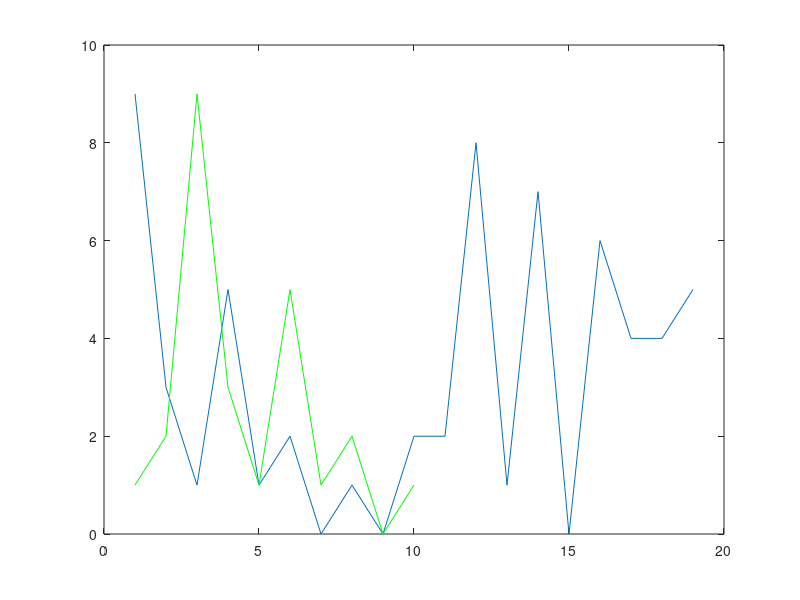

Source code (MATLAB): (Note: this script raises an error after producing the figure.)
X = [9,3,1,5,1,2,0,1,0,2,2,8,1,7,0,6,4,4,5];
Y = [1,2,9,3,1,5,1,2,0,1];

figure
plot([1:size(X,2)], X)
hold on
plot([1:size(Y,2)], Y, 'g')

% compute distance matrix
for i=1:size(X,2)
    for j =1:size(Y,2)
        cost(i,j) = abs(X(1, i) - Y(1, j));
    end
end

% call dynamic time warop
[dist, path, D] = dtw(cost);

% warped Y
wy = Y(fliplr(path(:,2)'));
wx = X(fliplr(path(:,1)'));
figure
plot([1:size(wx,2)], wx)
hold on
plot([1:size(wy,2)], wy, 'red','LineWidth',2)